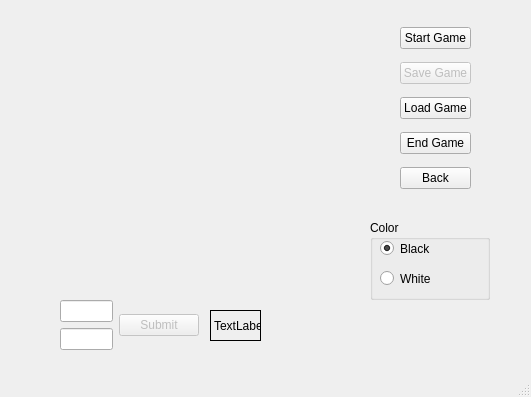
<?xml version="1.0" encoding="UTF-8"?>
<ui version="4.0">
 <class>two_player</class>
 <widget class="QMainWindow" name="two_player">
  <property name="geometry">
   <rect>
    <x>0</x>
    <y>0</y>
    <width>531</width>
    <height>397</height>
   </rect>
  </property>
  <property name="windowTitle">
   <string>MainWindow</string>
  </property>
  <widget class="QWidget" name="centralwidget">
   <widget class="QLabel" name="white_number">
    <property name="geometry">
     <rect>
      <x>360</x>
      <y>370</y>
      <width>46</width>
      <height>13</height>
     </rect>
    </property>
    <property name="text">
     <string/>
    </property>
   </widget>
   <widget class="QLabel" name="black_number">
    <property name="geometry">
     <rect>
      <x>300</x>
      <y>370</y>
      <width>46</width>
      <height>13</height>
     </rect>
    </property>
    <property name="text">
     <string/>
    </property>
   </widget>
   <widget class="QGroupBox" name="groupBox">
    <property name="geometry">
     <rect>
      <x>370</x>
      <y>220</y>
      <width>120</width>
      <height>80</height>
     </rect>
    </property>
    <property name="title">
     <string>Color</string>
    </property>
    <widget class="QRadioButton" name="radioButton_5">
     <property name="geometry">
      <rect>
       <x>10</x>
       <y>20</y>
       <width>82</width>
       <height>17</height>
      </rect>
     </property>
     <property name="text">
      <string>Black</string>
     </property>
     <property name="icon">
      <iconset>
       <normaloff>../build-Login-Desktop_Qt_5_1_0_MinGW_32bit-Debug/Black_Circle.png</normaloff>../build-Login-Desktop_Qt_5_1_0_MinGW_32bit-Debug/Black_Circle.png</iconset>
     </property>
     <property name="checked">
      <bool>true</bool>
     </property>
    </widget>
    <widget class="QRadioButton" name="radioButton_6">
     <property name="geometry">
      <rect>
       <x>10</x>
       <y>50</y>
       <width>82</width>
       <height>17</height>
      </rect>
     </property>
     <property name="text">
      <string>White</string>
     </property>
     <property name="icon">
      <iconset>
       <normaloff>../build-Login-Desktop_Qt_5_1_0_MinGW_32bit-Debug/white-circle.png</normaloff>../build-Login-Desktop_Qt_5_1_0_MinGW_32bit-Debug/white-circle.png</iconset>
     </property>
    </widget>
   </widget>
   <widget class="QLabel" name="white_label">
    <property name="geometry">
     <rect>
      <x>350</x>
      <y>310</y>
      <width>41</width>
      <height>41</height>
     </rect>
    </property>
    <property name="text">
     <string/>
    </property>
    <property name="pixmap">
     <pixmap>../build-Login-Desktop_Qt_5_1_0_MinGW_32bit-Debug/download.png</pixmap>
    </property>
    <property name="scaledContents">
     <bool>true</bool>
    </property>
   </widget>
   <widget class="QLabel" name="black_label">
    <property name="geometry">
     <rect>
      <x>290</x>
      <y>310</y>
      <width>41</width>
      <height>41</height>
     </rect>
    </property>
    <property name="text">
     <string/>
    </property>
    <property name="pixmap">
     <pixmap>../build-Login-Desktop_Qt_5_1_0_MinGW_32bit-Debug/Black_Circle.png</pixmap>
    </property>
    <property name="scaledContents">
     <bool>true</bool>
    </property>
   </widget>
   <widget class="QWidget" name="layoutWidget">
    <property name="geometry">
     <rect>
      <x>400</x>
      <y>20</y>
      <width>71</width>
      <height>181</height>
     </rect>
    </property>
    <layout class="QVBoxLayout" name="verticalLayout_5">
     <item>
      <widget class="QPushButton" name="Start_3">
       <property name="text">
        <string>Start Game</string>
       </property>
      </widget>
     </item>
     <item>
      <widget class="QPushButton" name="Save_3">
       <property name="enabled">
        <bool>false</bool>
       </property>
       <property name="text">
        <string>Save Game</string>
       </property>
      </widget>
     </item>
     <item>
      <widget class="QPushButton" name="Load_3">
       <property name="text">
        <string>Load Game</string>
       </property>
      </widget>
     </item>
     <item>
      <widget class="QPushButton" name="End_3">
       <property name="text">
        <string>End Game</string>
       </property>
      </widget>
     </item>
     <item>
      <widget class="QPushButton" name="Back_3">
       <property name="text">
        <string>Back</string>
       </property>
      </widget>
     </item>
    </layout>
   </widget>
   <widget class="QLabel" name="label">
    <property name="geometry">
     <rect>
      <x>210</x>
      <y>310</y>
      <width>51</width>
      <height>31</height>
     </rect>
    </property>
    <property name="frameShape">
     <enum>QFrame::Panel</enum>
    </property>
    <property name="text">
     <string>TextLabel</string>
    </property>
   </widget>
   <widget class="QWidget" name="layoutWidget_2">
    <property name="geometry">
     <rect>
      <x>60</x>
      <y>300</y>
      <width>139</width>
      <height>51</height>
     </rect>
    </property>
    <layout class="QGridLayout" name="gridLayout_3">
     <item row="0" column="0">
      <layout class="QVBoxLayout" name="verticalLayout_6">
       <item>
        <widget class="QLineEdit" name="x_3"/>
       </item>
       <item>
        <widget class="QLineEdit" name="y_3"/>
       </item>
      </layout>
     </item>
     <item row="0" column="1">
      <widget class="QPushButton" name="pushButton_3">
       <property name="enabled">
        <bool>false</bool>
       </property>
       <property name="text">
        <string>Submit</string>
       </property>
      </widget>
     </item>
    </layout>
   </widget>
  </widget>
  <widget class="QMenuBar" name="menubar">
   <property name="geometry">
    <rect>
     <x>0</x>
     <y>0</y>
     <width>531</width>
     <height>21</height>
    </rect>
   </property>
  </widget>
  <widget class="QStatusBar" name="statusbar"/>
 </widget>
 <resources/>
 <connections/>
</ui>
